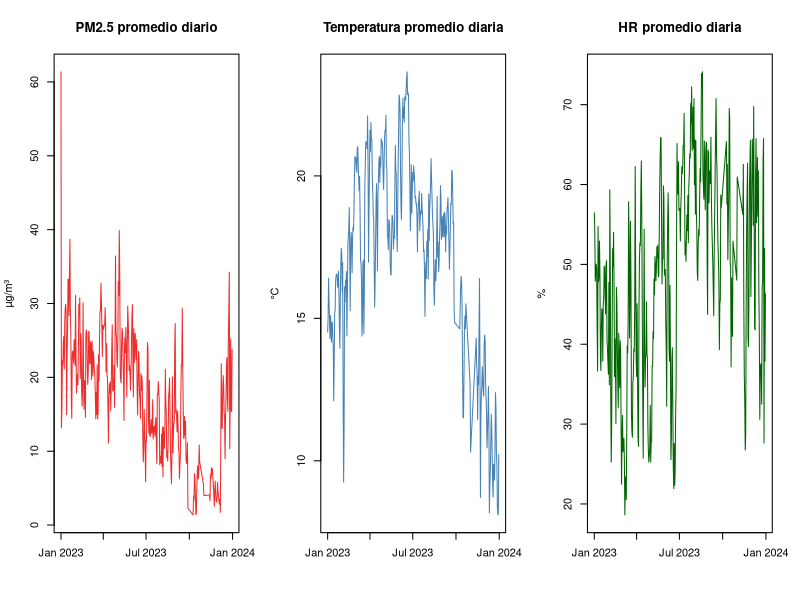
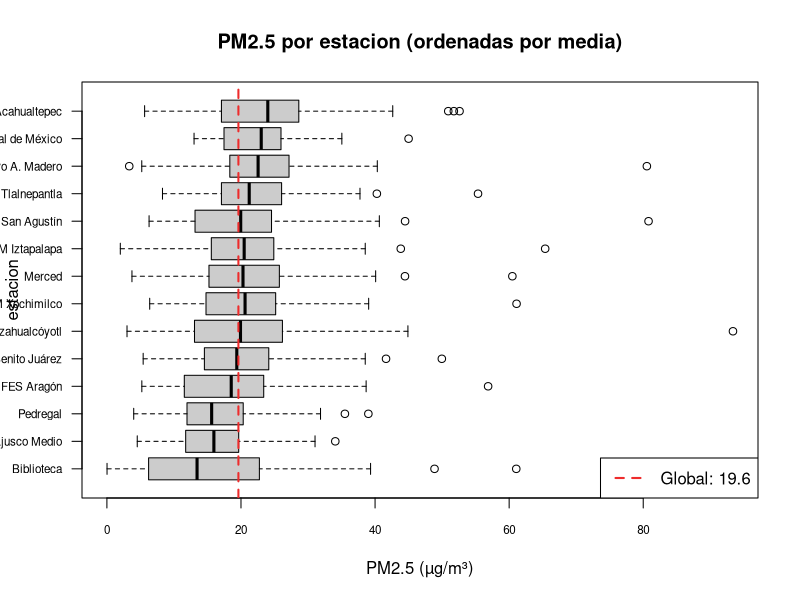
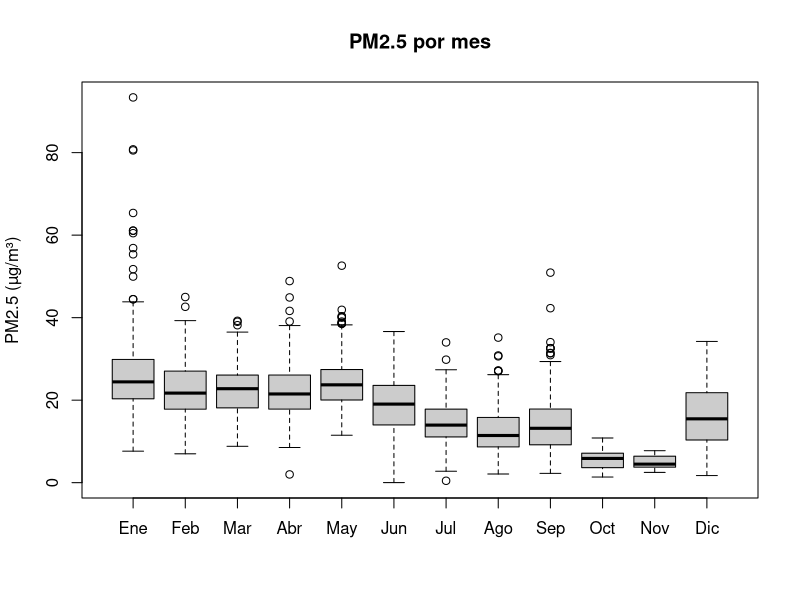
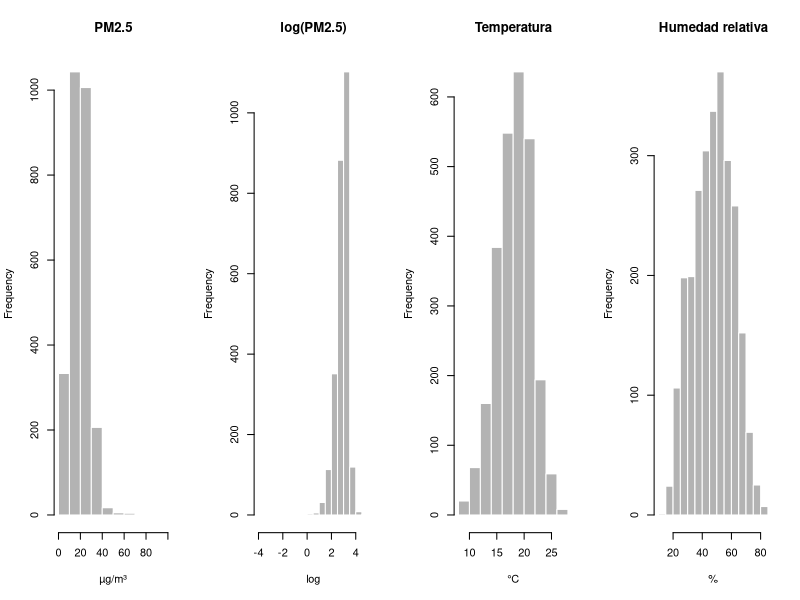
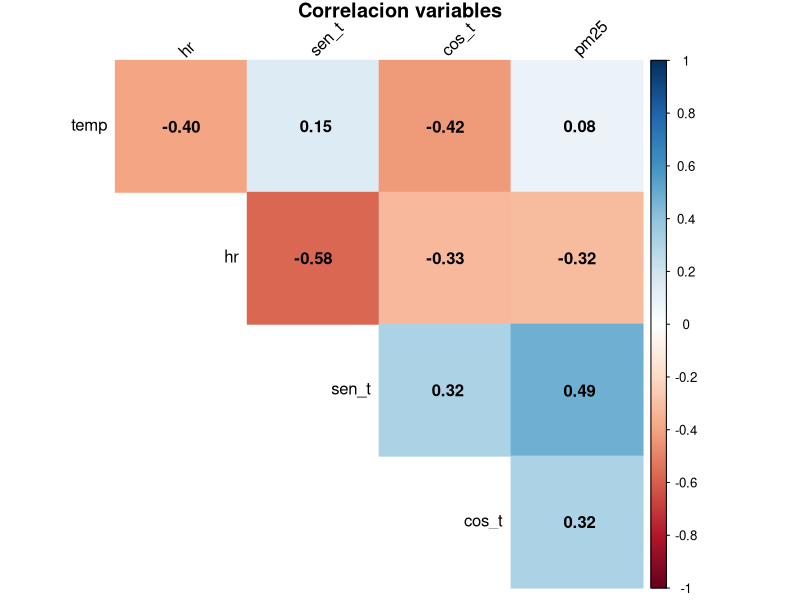
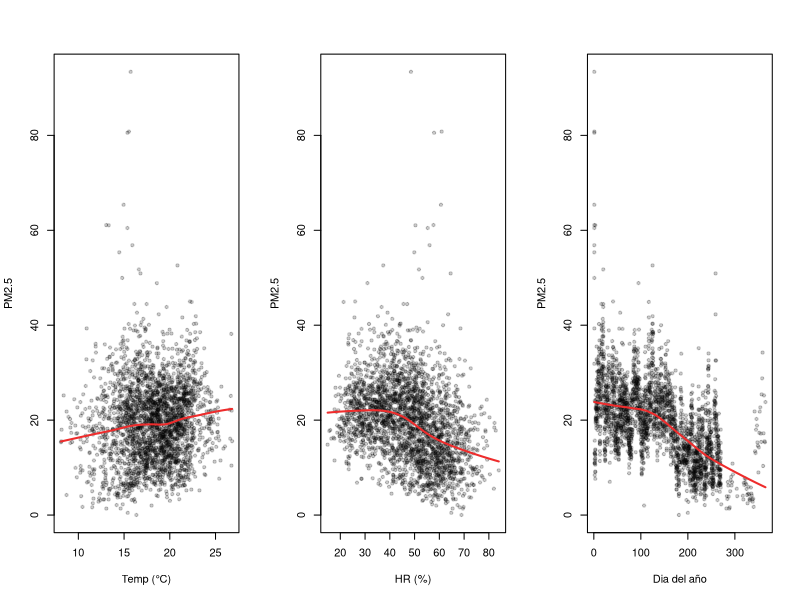

The R script that drew these images, in order: (Note: this script raises an error after producing the figures.)
options(repos="http://cran.itam.mx/")
library(dplyr)
library(lubridate)
library(corrplot)

wdir <- "C:/Users/pauli/Documents/RegresionAvanzada/Contaminacion-CDMX/"
setwd(wdir)

# ============================================================
# EDA v2 — Exploracion del dataset expandido
# ============================================================

df <- read.csv("data/clean/pm25_valle_mexico_v2.csv", stringsAsFactors=FALSE)
df$date <- as.Date(df$date)

cat("=== EDA v2: Valle de Mexico expandido ===\n")
cat("Observaciones:", nrow(df), "\n")
cat("Estaciones:", length(unique(df$estacion)), "\n")
cat("Periodo:", min(df$date), "a", max(df$date), "\n")

# Resumen por estacion
resumen <- df %>%
  group_by(estacion, ciudad, municipio, lat, lon) %>%
  summarise(
    n = n(),
    pm25_mean = mean(pm25),
    pm25_sd = sd(pm25),
    pm25_min = min(pm25),
    pm25_max = max(pm25),
    temp_mean = mean(temp),
    hr_mean = mean(hr),
    .groups = "drop"
  ) %>%
  arrange(desc(pm25_mean))

cat("\n--- Top 10 estaciones mas contaminadas ---\n")
print(head(resumen[, c("estacion", "municipio", "ciudad", "n", "pm25_mean")], 10))

cat("\n--- Top 10 estaciones menos contaminadas ---\n")
print(tail(resumen[, c("estacion", "municipio", "ciudad", "n", "pm25_mean")], 10))

# Comparacion CDMX vs Edomex vs Hidalgo
comp_ciudad <- df %>%
  group_by(ciudad) %>%
  summarise(
    n = n(),
    estaciones = n_distinct(estacion),
    pm25_mean = mean(pm25),
    pm25_sd = sd(pm25),
    temp_mean = mean(temp),
    hr_mean = mean(hr),
    .groups = "drop"
  )
cat("\n--- Comparacion por ciudad ---\n")
print(comp_ciudad)

# Serie temporal: promedio diario
daily_mean <- df %>%
  group_by(date) %>%
  summarise(pm25 = mean(pm25), temp = mean(temp), hr = mean(hr), .groups="drop")

png("output/figures/eda_valle_v2_series.png", width=1200, height=600)
par(mfrow=c(1,3))
plot(daily_mean$date, daily_mean$pm25, type="l", col="firebrick2",
     main="PM2.5 promedio diario", ylab="µg/m³", xlab="")
plot(daily_mean$date, daily_mean$temp, type="l", col="steelblue",
     main="Temperatura promedio diaria", ylab="°C", xlab="")
plot(daily_mean$date, daily_mean$hr, type="l", col="darkgreen",
     main="HR promedio diaria", ylab="%", xlab="")
dev.off()
cat("\nGuardado: output/figures/eda_valle_v2_series.png\n")

# Boxplot por estacion (ordenadas por PM2.5)
est_ord <- resumen$estacion[order(resumen$pm25_mean)]
df$estacion <- factor(df$estacion, levels=est_ord)

png("output/figures/eda_valle_v2_boxplot_estacion.png", width=1400, height=700)
boxplot(pm25 ~ estacion, data=df, horizontal=TRUE, las=1, cex.axis=0.7,
        main="PM2.5 por estacion (ordenadas por media)", col="grey80",
        xlab="PM2.5 (µg/m³)")
abline(v=mean(df$pm25), col="firebrick2", lwd=2, lty=2)
legend("bottomright", legend=paste("Global:", round(mean(df$pm25),1)), 
       col="firebrick2", lwd=2, lty=2, bg="white")
dev.off()
cat("Guardado: output/figures/eda_valle_v2_boxplot_estacion.png\n")

# Boxplot por mes
meses_esp <- c("Ene","Feb","Mar","Abr","May","Jun","Jul","Ago","Sep","Oct","Nov","Dic")
df$mes_nombre <- factor(meses_esp[df$mes], levels=meses_esp)
png("output/figures/eda_valle_v2_boxplot_mes.png", width=900, height=500)
boxplot(pm25 ~ mes_nombre, data=df, col="grey80",
        main="PM2.5 por mes", xlab="", ylab="PM2.5 (µg/m³)")
dev.off()
cat("Guardado: output/figures/eda_valle_v2_boxplot_mes.png\n")

# Histogramas
png("output/figures/eda_valle_v2_histogramas.png", width=1200, height=400)
par(mfrow=c(1,4))
hist(df$pm25, main="PM2.5", col="grey70", border="white", xlab="µg/m³")
hist(log(df$pm25), main="log(PM2.5)", col="grey70", border="white", xlab="log")
hist(df$temp, main="Temperatura", col="grey70", border="white", xlab="°C")
hist(df$hr, main="Humedad relativa", col="grey70", border="white", xlab="%")
dev.off()
cat("Guardado: output/figures/eda_valle_v2_histogramas.png\n")

# Correlacion
cor_mat <- cor(df[, c("temp", "hr", "sen_t", "cos_t", "pm25")], use="complete.obs")
png("output/figures/eda_valle_v2_correlacion.png", width=600, height=600)
corrplot(cor_mat, method="color", type="upper", addCoef.col="black",
         tl.col="black", tl.srt=45, diag=FALSE,
         title="Correlacion variables", mar=c(0,0,1,0))
dev.off()
cat("Guardado: output/figures/eda_valle_v2_correlacion.png\n")

# Scatter con lowess
png("output/figures/eda_valle_v2_scatter.png", width=1200, height=400)
par(mfrow=c(1,3))
plot(df$temp, df$pm25, pch=20, col=rgb(0,0,0,0.2), xlab="Temp (°C)", ylab="PM2.5")
lines(lowess(df$temp, df$pm25), col="firebrick2", lwd=2)
plot(df$hr, df$pm25, pch=20, col=rgb(0,0,0,0.2), xlab="HR (%)", ylab="PM2.5")
lines(lowess(df$hr, df$pm25), col="firebrick2", lwd=2)
plot(df$dia_año, df$pm25, pch=20, col=rgb(0,0,0,0.2), xlab="Dia del año", ylab="PM2.5")
lines(lowess(df$dia_año, df$pm25), col="firebrick2", lwd=2)
dev.off()
cat("Guardado: output/figures/eda_valle_v2_scatter.png\n")

# Guardar resumen
write.csv(resumen, "output/figures/eda_valle_v2_resumen.csv", row.names=FALSE)
cat("\nResumen guardado: output/figures/eda_valle_v2_resumen.csv\n")
